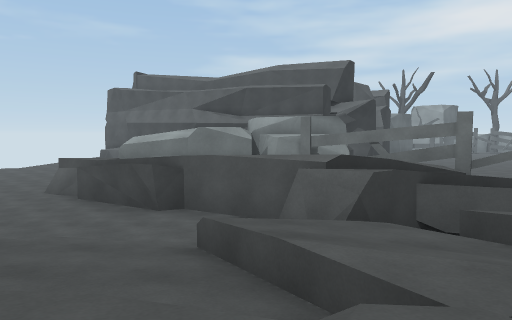
[1] (above)

24 first-person views from a walk through a 3-D level made in the Unity game engine. The camera is 1.4 m above the floor, tilts 4° down and sees 70° across. The floor is counted in squares, 2 m on a side. Each view is taken from the middle of a square. On the plan, view 1 faces up. The plan holds only what a view shows up to about 11 squares ahead; the rest is blank. The place goes on beyond the plan. The player is left out. Some animated figures are left out.

[2]
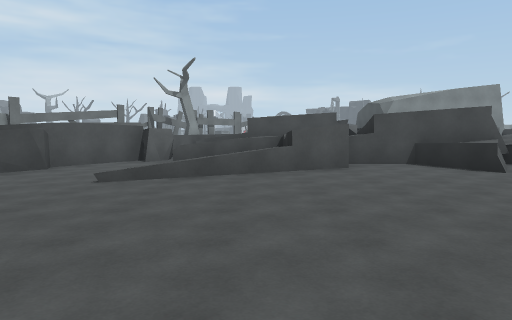

[3]
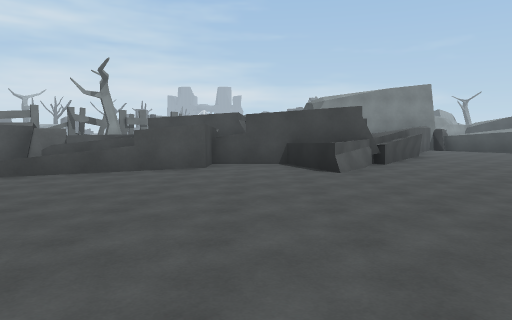

[4]
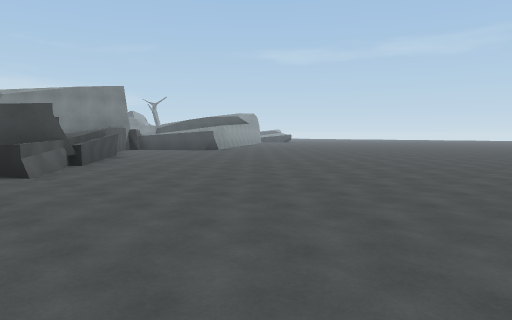

[5]
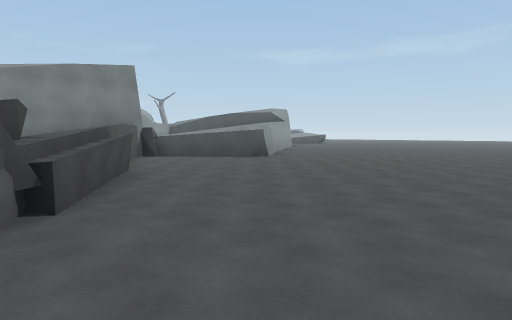

[6]
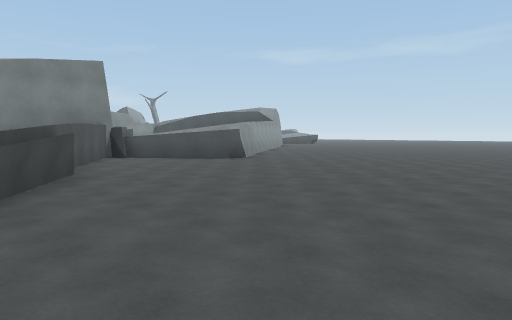

[7]
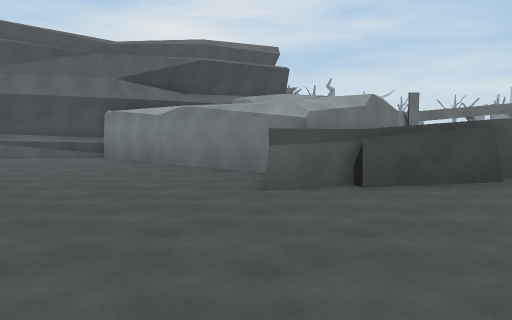

[8]
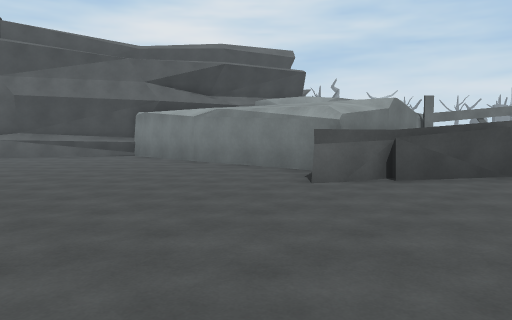

[9]
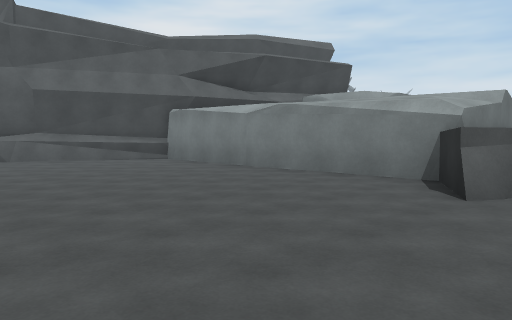

[10]
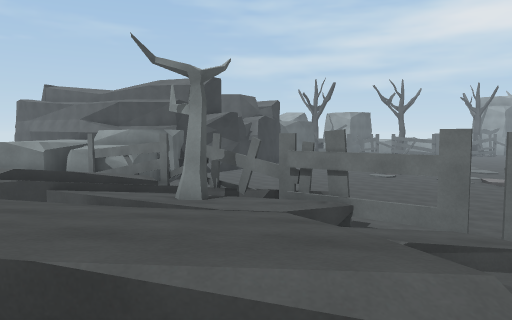

[11]
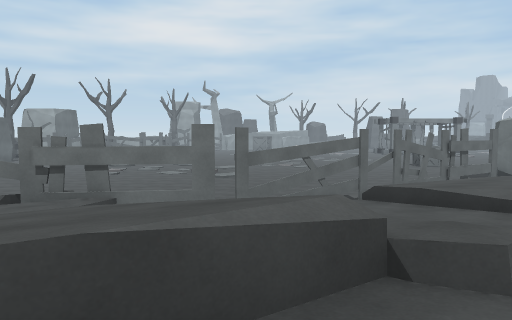

[12]
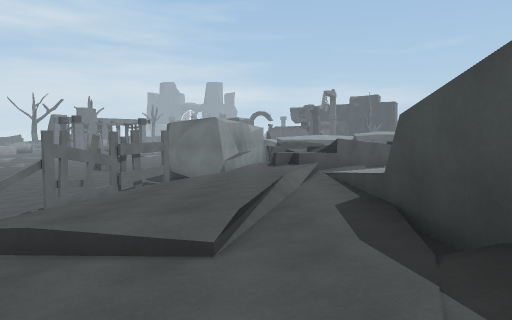

[13]
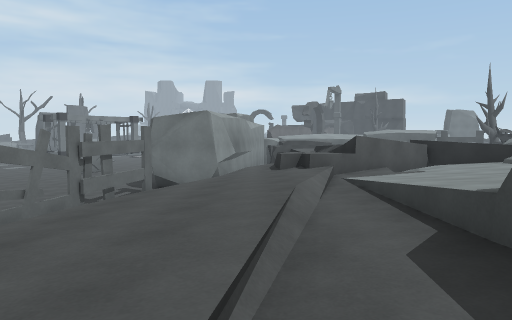

[14]
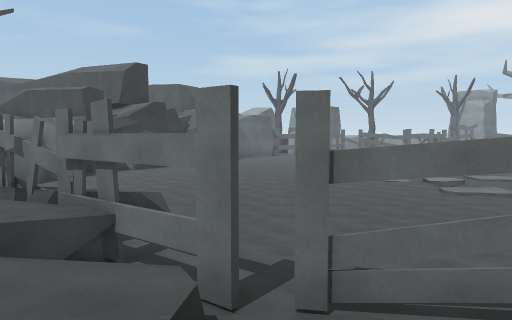

[15]
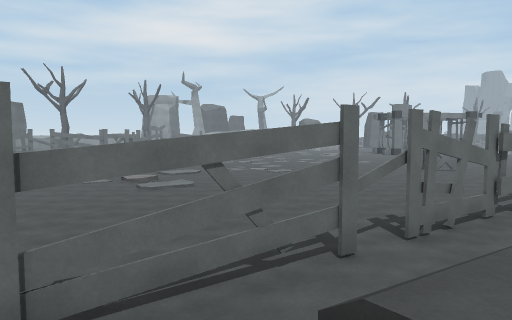

[16]
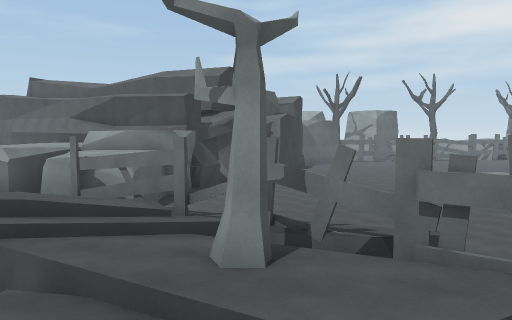

[17]
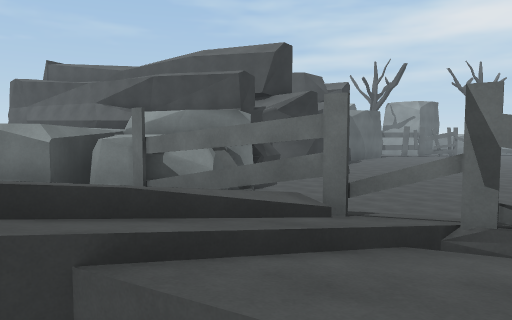

[18]
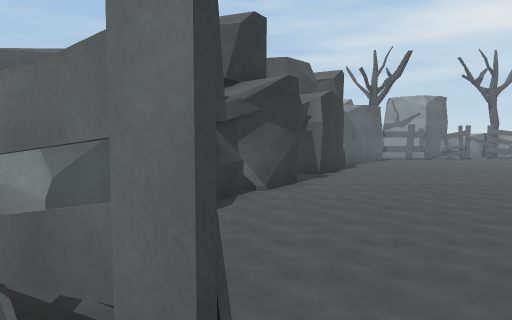

[19]
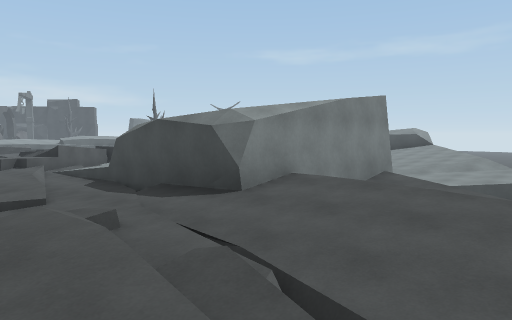

[20]
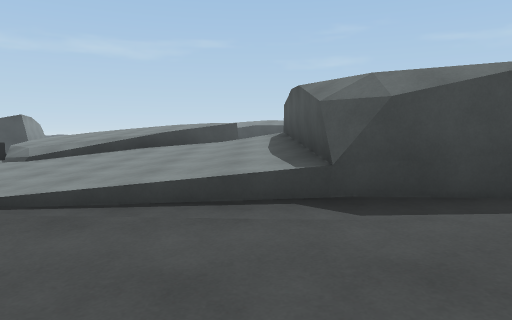

[21]
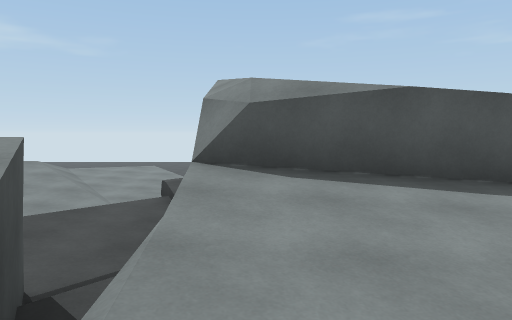

[22]
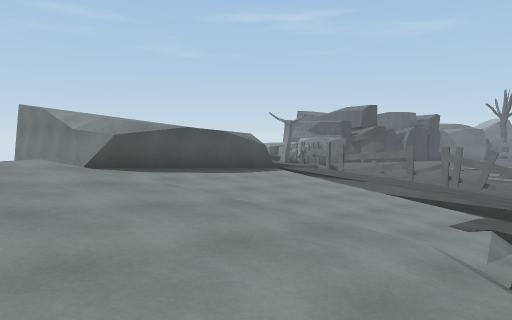

[23]
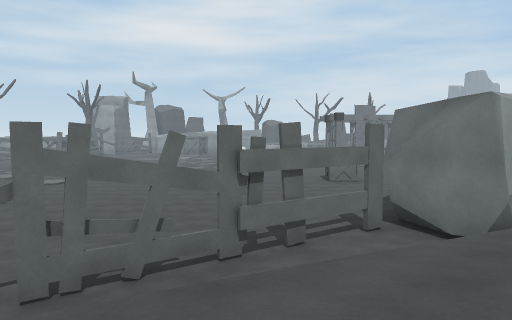

[24]
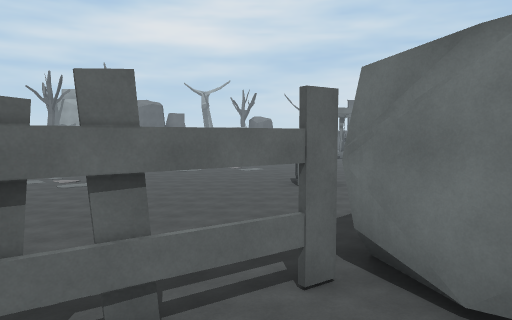

### Floor plan
Key: @ floor where view 1 was taken; # wall or solid block; x gap in a wall; . main floor; : floor 1 m higher than the main floor; + floor 1.25 m higher than the main floor; * floor 1.5 m higher than the main floor; % floor 1.75 m higher than the main floor; & floor 2.5 m higher than the main floor; $ floor 4.25 m higher than the main floor; / step, stairs or slope; = window, fence, low wall or low ledge; ^ raised ledge; v drop or lower ground; R rock; T tree; F fence; O other object.
Columns run from 9 left of view 1 to 20 right of it. Each row starts with its distance up from view 1.
 19   #
 18   ###
 17   ..###       .......
 16   ....#      ##......
 15  .....#     ###.....
 14  .....#     #.......
 13  .....#  R  #.......
 12  .....#  RRRR......
 11  .....####RR........ ../.// ..
 10 ......####RR...........//.. ..
  9 ......=##RRR ..........//.....
  8 .....#*////#O=.........//....
  7 ......#//////#=...............
  6 ......./#/////O:=.............
  5 ..........#///TO#.............
  4   ....///=#///T #.............
  3  .....=//=##////##x#O.........
  2 .......///= ////////##OxO.....
  1  ......#//=  /////+//....FF#.#
  0  .......#@/ ///// //%%*.///.##
 -1 ........./=  /==/ ////%%////.$
 -2 .......=^/  //////////%%///++
 -3 ........^/  ////////%%*//%===
 -4 .........^^//&//#####/////*=
 -5  .........^^^ ^^#   #//////##
 -6  ..........^##  #   ^///////#
 -7  .............###   ^///////v
 -8  ..............##   ^//////=#
 -9  ...............#^^^^^v////v
-10   .............^^^^^^^//////
-11   ...........^^^^^^^^  /////

Where each view was taken, in squares from view 1:
view 1: 0 up, 0 right, facing up
view 2: 2 up, 9 left, facing right
view 3: 1 down, 9 left, facing right
view 4: 1 down, 9 left, facing down-right
view 5: 3 down, 4 left, facing down-right
view 6: 4 down, 4 left, facing down-right
view 7: 5 up, 8 left, facing up-right
view 8: 5 up, 9 left, facing up-right
view 9: 7 up, 9 left, facing up-right
view 10: 2 down, 6 right, facing up
view 11: 2 down, 5 right, facing up-right
view 12: 2 down, 7 right, facing right
view 13: 2 down, 9 right, facing right
view 14: 0 up, 9 right, facing up
view 15: 0 up, 9 right, facing up-right
view 16: 1 up, 5 right, facing up
view 17: 3 up, 3 right, facing up
view 18: 6 up, 4 right, facing up
view 19: 0 up, 3 right, facing down-right
view 20: 0 up, 12 right, facing down
view 21: 8 down, 15 right, facing left
view 22: 11 down, 18 right, facing up-left
view 23: 2 down, 13 right, facing up-right
view 24: 1 down, 16 right, facing up-right
